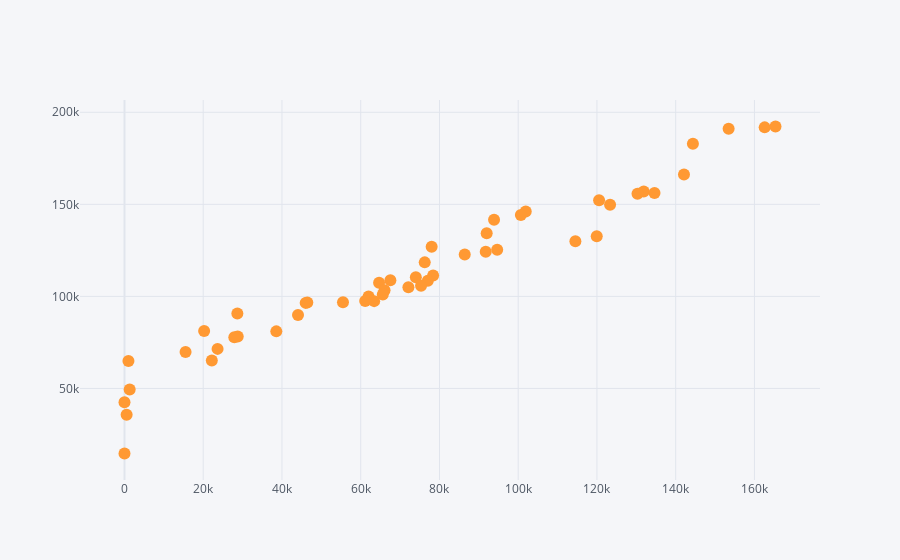

Write notebook code for a chart like this one.
### Code cell
df.iplot(x = 'Salary', y = 'Tax', kind = 'scatter', mode = 'markers')
